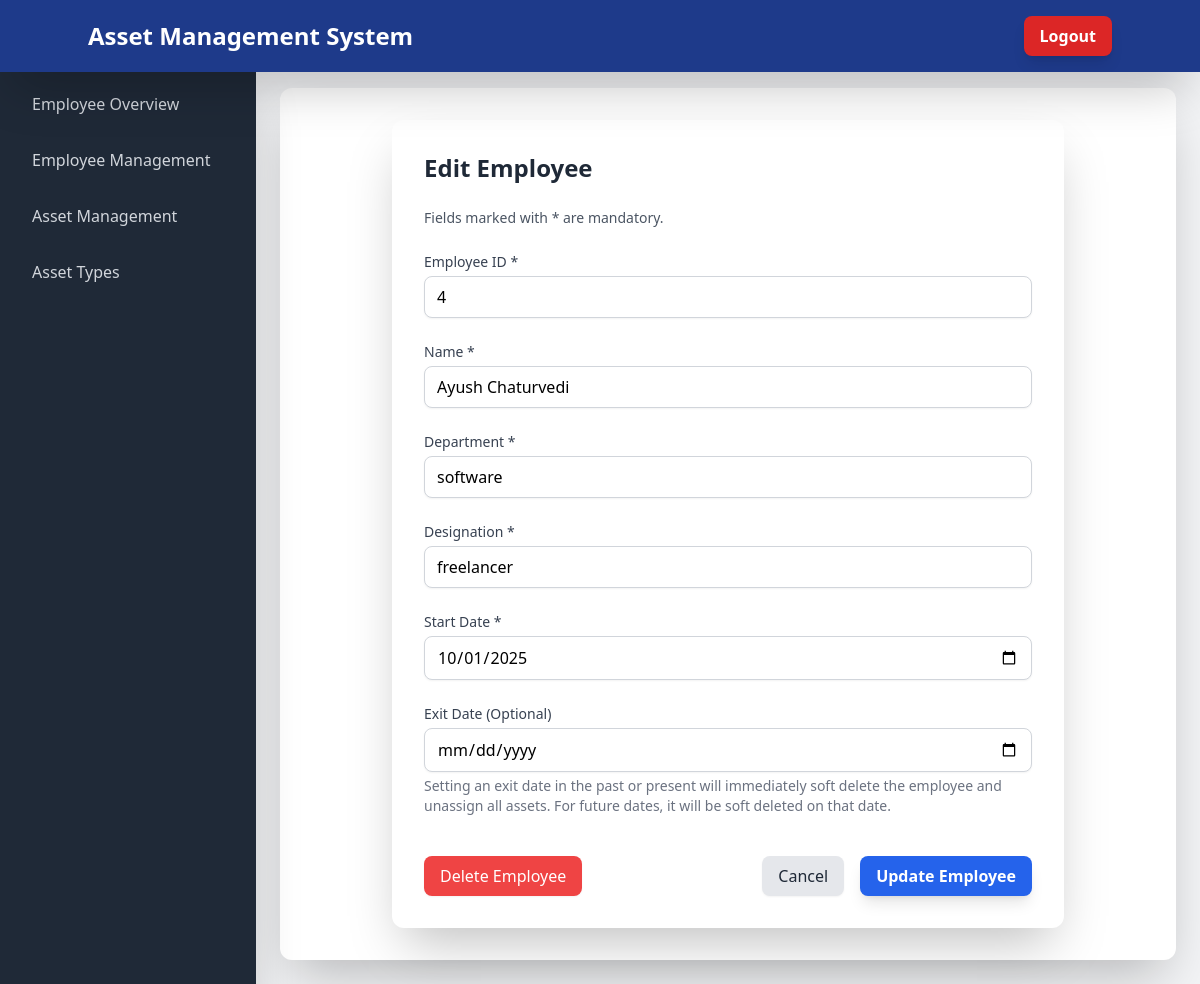
The app's page /employees/5/edit/ (signed in) with its own data.
### assets/models.py (models this page shows, shortened)
class Employee(models.Model):
    employee_id = models.CharField(max_length=100, unique=True)
    name = models.CharField(max_length=255)
    department = models.CharField(max_length=255)
    designation = models.CharField(max_length=255)
    start_date = models.DateField()
    exit_date = models.DateField(null=True, blank=True)
    is_active = models.BooleanField(default=True)
    class Meta:
        ordering = ['-start_date']

### assets/views.py (the view, shortened to what this page needs)
# urls.py: path('employees/<int:pk>/edit/', views.EmployeeUpdateView.as_view(), name='employee_update'),
class EmployeeUpdateView(LoginRequiredMixin, UserPassesTestMixin, UpdateView):
    model = Employee
    template_name = 'assets/employee_form.html'
    fields = ['employee_id', 'name', 'department', 'designation', 'start_date', 'exit_date']
    success_url = reverse_lazy('employee_list')
    def test_func(self):
        return self.request.user.is_staff
    def get_form(self, form_class=None):
        form = super().get_form(form_class)
        form.fields['start_date'].widget.attrs.update({'type': 'date'})
        form.fields['exit_date'].widget.attrs.update({'type': 'date'})
        return form

### assets/templates/assets/employee_form.html (shortened to what this page needs)
{% extends 'assets/base.html' %}
{% block content %}
<div class="max-w-2xl mx-auto bg-white rounded-xl shadow-2xl p-8">
    <h1 class="text-2xl font-bold text-gray-800 mb-6">{% if object %}Edit Employee{% else %}Add New Employee{% endif %}</h1>
    <form method="post" class="space-y-6">
        <p class="text-sm text-gray-600 mb-4">Fields marked with * are mandatory.</p>
        <div>
            <label for="{{ form.employee_id.id_for_label }}" class="block text-sm font-medium text-gray-700">Employee ID *</label>
            <input id="{{ form.employee_id.id_for_label }}" name="{{ form.employee_id.html_name }}" type="text" value="{{ form.employee_id.value|default:'' }}" required class="mt-1 block w-full px-3 py-2 border border-gray-300 rounded-lg shadow-sm focus:outline-none focus:ring-blue-600 focus:border-blue-600">
        </div>
        <div>
            <label for="{{ form.name.id_for_label }}" class="block text-sm font-medium text-gray-700">Name *</label>
            <input id="{{ form.name.id_for_label }}" name="{{ form.name.html_name }}" type="text" value="{{ form.name.value|default:'' }}" required class="mt-1 block w-full px-3 py-2 border border-gray-300 rounded-lg shadow-sm focus:outline-none focus:ring-blue-600 focus:border-blue-600">
        </div>
        <div>
            <label for="{{ form.department.id_for_label }}" class="block text-sm font-medium text-gray-700">Department *</label>
            <input id="{{ form.department.id_for_label }}" name="{{ form.department.html_name }}" type="text" value="{{ form.department.value|default:'' }}" required class="mt-1 block w-full px-3 py-2 border border-gray-300 rounded-lg shadow-sm focus:outline-none focus:ring-blue-600 focus:border-blue-600">
        </div>
        <div>
            <label for="{{ form.designation.id_for_label }}" class="block text-sm font-medium text-gray-700">Designation *</label>
            <input id="{{ form.designation.id_for_label }}" name="{{ form.designation.html_name }}" type="text" value="{{ form.designation.value|default:'' }}" required class="mt-1 block w-full px-3 py-2 border border-gray-300 rounded-lg shadow-sm focus:outline-none focus:ring-blue-600 focus:border-blue-600">
        </div>
        <div>
            <label for="{{ form.start_date.id_for_label }}" class="block text-sm font-medium text-gray-700">Start Date *</label>
            <input id="{{ form.start_date.id_for_label }}" name="{{ form.start_date.html_name }}" type="date" value="{{ form.start_date.value|date:'Y-m-d' }}" required class="mt-1 block w-full px-3 py-2 border border-gray-300 rounded-lg shadow-sm focus:outline-none focus:ring-blue-600 focus:border-blue-600">
        </div>
        {% if form.exit_date %}
        <div>
            <label for="{{ form.exit_date.id_for_label }}" class="block text-sm font-medium text-gray-700">Exit Date (Optional)</label>
            <input id="{{ form.exit_date.id_for_label }}" name="{{ form.exit_date.html_name }}" type="date" value="{{ form.exit_date.value|date:'Y-m-d' }}" class="mt-1 block w-full px-3 py-2 border border-gray-300 rounded-lg shadow-sm focus:outline-none focus:ring-blue-600 focus:border-blue-600">
            <p class="text-sm text-gray-500 mt-1">Setting an exit date in the past or present will immediately soft delete the employee and unassign all assets. For future dates, it will be soft deleted on that date.</p>
        </div>
        {% endif %}
        <div class="flex justify-between items-center pt-4">
            {% if object and object.is_active %}
                <form method="post" action="{% url 'employee_soft_delete' object.employee_id %}" onsubmit="return confirm('Are you sure you want to soft delete this employee? This will unassign all their assets.')">
                    <button type="submit" class="bg-red-500 hover:bg-red-600 text-white font-medium rounded-lg shadow-sm px-4 py-2 transition duration-200">Delete Employee</button>
                </form>
            {% else %}
                <div></div>
            {% endif %}
            <div class="flex space-x-4">
                <a href="{% url 'employee_list' %}" class="bg-gray-200 hover:bg-gray-300 text-gray-800 font-medium rounded-lg shadow-sm px-4 py-2 transition duration-200">Cancel</a>
                <button type="submit" class="bg-blue-600 hover:bg-blue-700 text-white font-semibold rounded-lg shadow-lg px-4 py-2 transition duration-200 transform hover:scale-[1.01] active:scale-[0.98]">{% if object %}Update{% else %}Add{% endif %} Employee</button>
            </div>
        </div>
    </form>
</div>
{% endblock %}

### records on screen
Employee: name "Ayush Chaturvedi", department "software", designation "freelancer", start_date "10/01/2025"
